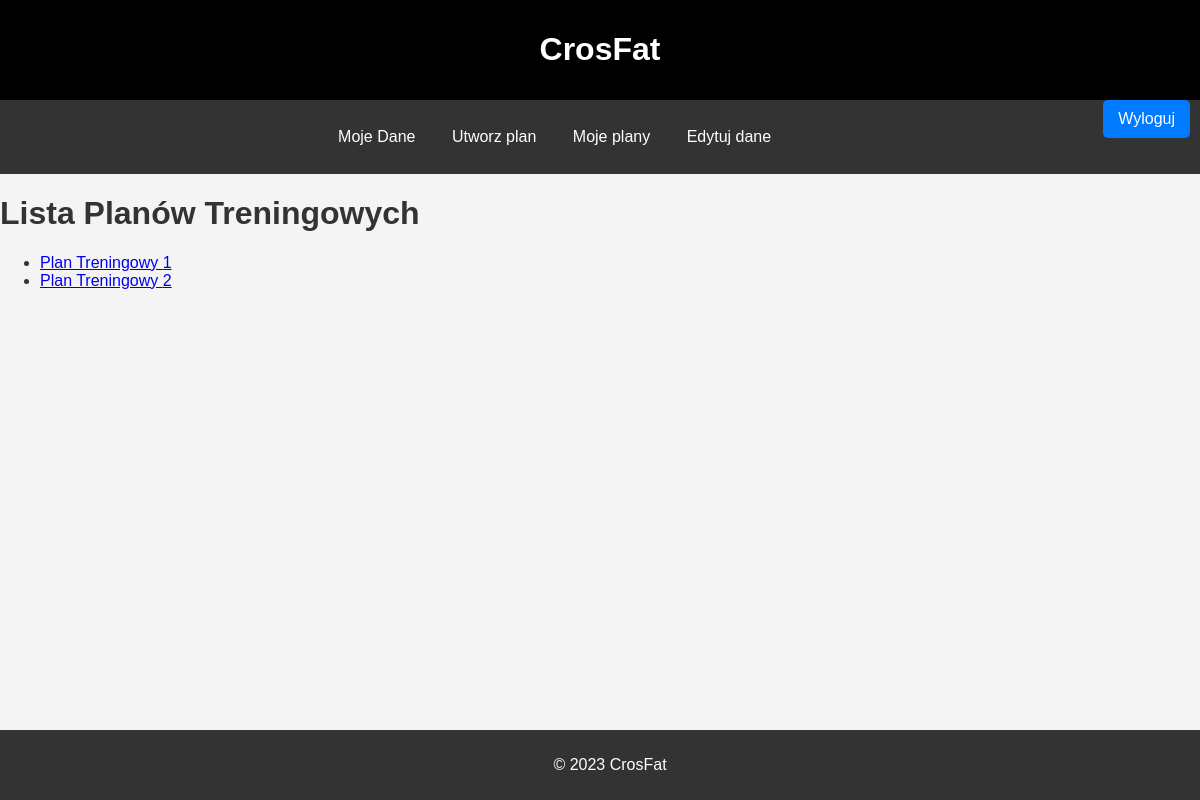
Page /lista_planow/ (signed in) on the earlier database version.
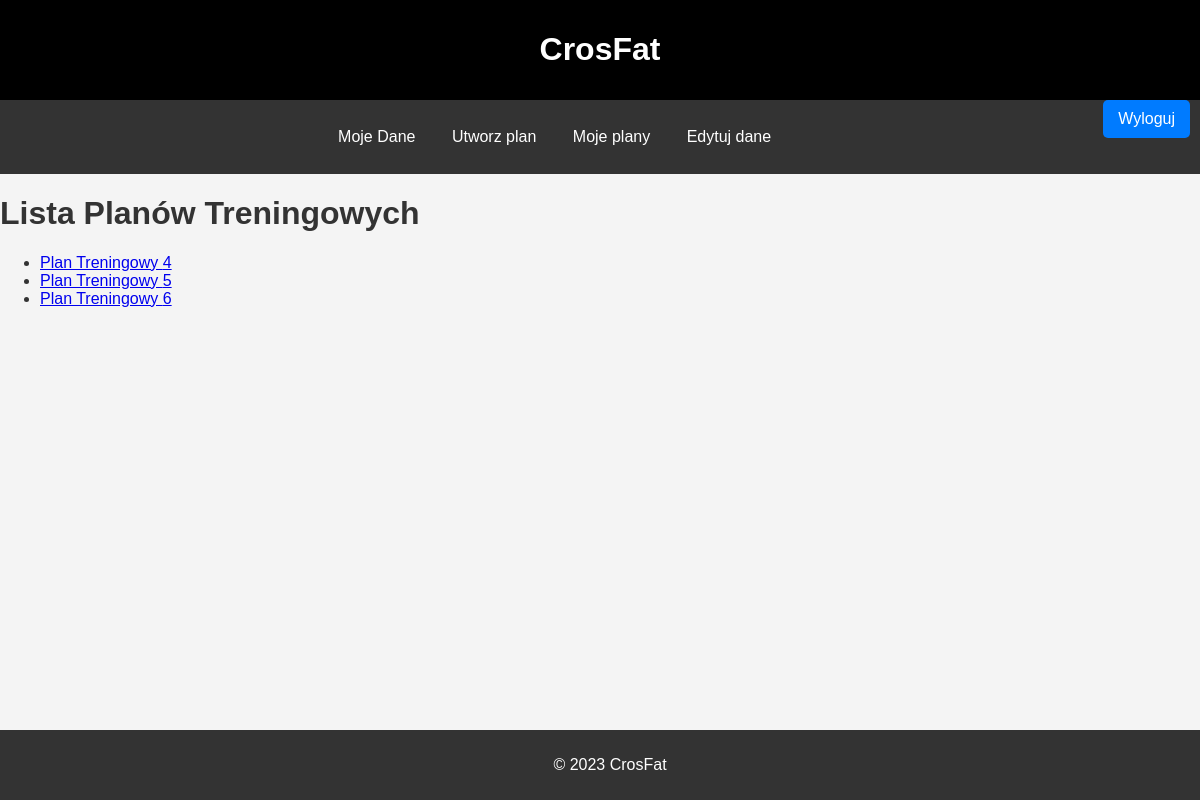
Same page on the later database version.
### crosfat/models.py (models this page shows, shortened)
class PlanTreningowy(models.Model):
    user = models.ForeignKey(settings.AUTH_USER_MODEL, on_delete=models.CASCADE)
    waga = models.DecimalField(max_digits=5, decimal_places=2)
    wzrost = models.IntegerField()
    cel = models.CharField(max_length=100)
    data = datetime.now().date()
    bmi = models.DecimalField(max_digits=5, decimal_places=2)
    PLEC = (
        ('M', 'Mężczyzna'),
        ('K', 'Kobieta'),
    )

### crosfat/views.py (the view)
# urls.py: path('lista_planow/', views.lista_planow, name='lista_planow'),
def lista_planow(request):
    plany = PlanTreningowy.objects.filter(user=request.user)
    return render(request, 'lista_planow.html', {'plany': plany})

### crosfat/templates/lista_planow.html (shortened to what this page needs)
<!DOCTYPE html>
<html lang="en">
<head>
    {% load static %}
    <link rel="stylesheet" type="text/css" href="{% static 'crosfat/style1.css' %}">
    <header>
        <h1>CrosFat</h1>
        <div class="signup-link">
            <a href="{% url 'crosfat:wyloguj' %}" style="float:right;">Wyloguj</a>
        </div>
    </header>
    <main>
        <nav>
            <a href="{% url 'crosfat:user' %}">Moje Dane</a>
            <a href="{% url 'crosfat:create' %}">Utworz plan</a>
            <a href="{% url 'crosfat:lista_planow' %}">Moje plany</a>
            <a href="{% url 'crosfat:Edit' %}">Edytuj dane</a>
        </nav>
</head>
<body>
     <h1>Lista Planów Treningowych</h1>
    <ul>
        {% for plan in plany %}
                <li><a href="{% url 'crosfat:plan_details' plan.id %}">Plan Treningowy {{ plan.id }}</a></li>
        {% empty %}
            Brak Planow
        {% endfor %}
        </ul>
</body>
 <footer>
        <p>&copy; 2023 CrosFat</p>
      </footer>
</html>

### crosfat/static1/crosfat/style1.css (style rules this page uses)
body, html { font-family: Arial, sans-serif; margin: 0; padding: 0; height: 100%; background-color: #f4f4f4; color: #333; }
header { background-color: #000; color: white; text-align: center; padding: 10px 0; }
nav { background-color: #333; color: white; text-align: center; padding: 14px 16px; }
nav a { color: white; text-decoration: none; padding: 14px 16px; display: inline-block; }
footer { background-color: #333; color: white; text-align: center; padding: 10px; position: fixed; bottom: 0; width: 100%; }
.signup-link a, .login-link a { color: #007bff; text-decoration: none; }
.signup-link a { color: white; background-color: #007bff; padding: 10px 15px; border-radius: 5px; margin: 10px; text-decoration: none; float: right; }

Differences in the rows shown:
removed PlanTreningowy: id "1"
removed PlanTreningowy: id "2"
added PlanTreningowy: id "4"
added PlanTreningowy: id "5"
added PlanTreningowy: id "6"
